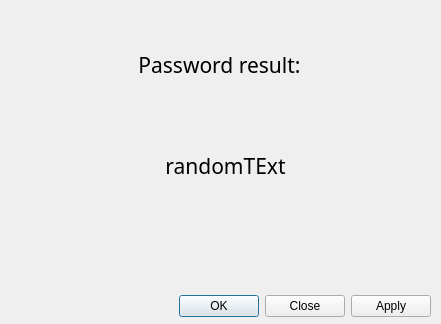
<?xml version="1.0" encoding="UTF-8"?>
<ui version="4.0">
 <class>Dialog</class>
 <widget class="QDialog" name="Dialog">
  <property name="geometry">
   <rect>
    <x>0</x>
    <y>0</y>
    <width>441</width>
    <height>324</height>
   </rect>
  </property>
  <property name="windowTitle">
   <string>Dialog</string>
  </property>
  <widget class="QDialogButtonBox" name="dialogBox">
   <property name="geometry">
    <rect>
     <x>90</x>
     <y>290</y>
     <width>341</width>
     <height>32</height>
    </rect>
   </property>
   <property name="orientation">
    <enum>Qt::Horizontal</enum>
   </property>
   <property name="standardButtons">
    <set>QDialogButtonBox::Apply|QDialogButtonBox::Close|QDialogButtonBox::Ok</set>
   </property>
  </widget>
  <widget class="QLabel" name="label">
   <property name="geometry">
    <rect>
     <x>14</x>
     <y>19</y>
     <width>411</width>
     <height>91</height>
    </rect>
   </property>
   <property name="font">
    <font>
     <family>Trebuchet MS</family>
     <pointsize>16</pointsize>
    </font>
   </property>
   <property name="text">
    <string>Password result:</string>
   </property>
   <property name="scaledContents">
    <bool>false</bool>
   </property>
   <property name="alignment">
    <set>Qt::AlignCenter</set>
   </property>
   <property name="margin">
    <number>5</number>
   </property>
  </widget>
  <widget class="QLabel" name="label_2">
   <property name="geometry">
    <rect>
     <x>20</x>
     <y>120</y>
     <width>411</width>
     <height>91</height>
    </rect>
   </property>
   <property name="font">
    <font>
     <family>Trebuchet MS</family>
     <pointsize>16</pointsize>
    </font>
   </property>
   <property name="cursor">
    <cursorShape>PointingHandCursor</cursorShape>
   </property>
   <property name="text">
    <string>randomTExt</string>
   </property>
   <property name="scaledContents">
    <bool>false</bool>
   </property>
   <property name="alignment">
    <set>Qt::AlignCenter</set>
   </property>
   <property name="margin">
    <number>5</number>
   </property>
  </widget>
 </widget>
 <resources/>
 <connections>
  <connection>
   <sender>dialogBox</sender>
   <signal>accepted()</signal>
   <receiver>Dialog</receiver>
   <slot>accept()</slot>
   <hints>
    <hint type="sourcelabel">
     <x>248</x>
     <y>254</y>
    </hint>
    <hint type="destinationlabel">
     <x>157</x>
     <y>274</y>
    </hint>
   </hints>
  </connection>
  <connection>
   <sender>dialogBox</sender>
   <signal>rejected()</signal>
   <receiver>Dialog</receiver>
   <slot>reject()</slot>
   <hints>
    <hint type="sourcelabel">
     <x>316</x>
     <y>260</y>
    </hint>
    <hint type="destinationlabel">
     <x>286</x>
     <y>274</y>
    </hint>
   </hints>
  </connection>
 </connections>
</ui>
